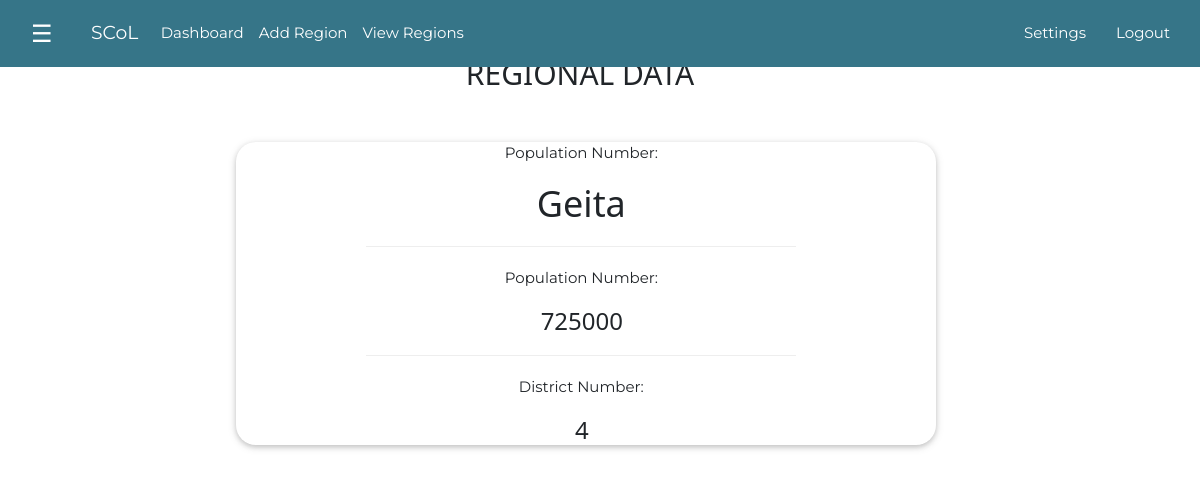
/view/21/, run on the app's committed database.
### demo_app/models.py (models this page shows, shortened)
class ourData(models.Model):
    region_list = (
        ('','Select region'),
        ('Arusha','Arusha'),
        ('Dar es Salaam','Dar es Salaam'),
        ('Dodoma','Dodoma'),
        ('Geita','Geita'),
        ('Iringa','Iringa'),('Kagera','Kagera'),
        ('Katavi','Katavi'),
        ('Kigoma','Kigoma'),
        ('Kilimanjaro','Kilimanjaro'),
        ('Lindi','Lindi'),
        ('Manyara','Manyara'),
        ('Mara','Mara'),
        ('Mbeya','Mbeya'),
        ('Morogoro','Morogoro'),
        ('Mtwara','Mtwara'),
        ('Njombe','Njombe'),
        ('Pemba North','Pemba North'),
        ('Pemba South','Pemba South'),
        ('Pwani','Pwani'),
        ('Rukwa','Rukwa'),
        ('Ruvuma','Ruvuma'),
        ('Shinyanga','Shinyanga'),
        ('Simiyu','Simiyu'),
        ('Singida','Singida'),
        ('Tabora','Tabora'),
        ('Tanga','Tanga'),
        ('Zanzibar North','Zanzibar North'),
        ('Zanzibar South','Zanzibar South'),
        ('Zanzibar Central','Zanzibar Central'),
        ('Zanzibar West','Zanzibar West')
    )
    region = models.CharField(choices = region_list, max_length=50)
    population = models.PositiveIntegerField(default = 0)
    number_of_district = models.PositiveIntegerField(default = 0)
    class Meta:
        verbose_name_plural = "Regional Lists"

### demo_app/views.py (the view)
# urls.py: path('view/<int:id>/', views.viewRegion, name='view_region'),
def viewRegion(request, id):
    get_data = get_object_or_404(ourData, pk = id)
    context = {
        'myData': get_data,
    }
    myTemplate =  'demo/viewRegion.html'
    return render(request,myTemplate,context)

### demo_app/templates/demo/viewRegion.html
{% extends 'demo/base.html' %}
{% block content%}
<div class="outer_container">
        <div class="container">
            <div class="row">
                <div class="col-md-8 offset-md-2">
                    <div class="contents">
                      <h2>REGIONAL DATA</h2>
                        <div class=" w3-card ">
                          <div class="details">
                            <label for="#h1">Population Number:</label><h1 id="h1">{{myData.region}}</h1>
                            <hr>
                            <label for="#h3">Population Number:</label><h3 id="h3">{{myData.population}}</h3>
                            <hr>
                            <label for="#h4">District Number:</label><h3 id="h4">{{myData.number_of_district}}</h3>
                          </div>
                        </div>
                      </div>
                </div>
            </div>
        </div>
    </div>
{% endblock%}

### demo_app/static/css/w3.css (style rules this page uses)
html { box-sizing:border-box }
*,*:before,*:after { box-sizing:inherit }
html { -ms-text-size-adjust:100%;-webkit-text-size-adjust:100% }
body { margin:0 }
hr { box-sizing:content-box;height:0;overflow:visible }
html,body { font-family:Verdana,sans-serif;font-size:15px;line-height:1.5 }
html { overflow-x:hidden }
h1 { font-size:36px }
h2 { font-size:30px }
h3 { font-size:24px }
h1,h2,h3,h4,h5,h6 { font-family:"Segoe UI",Arial,sans-serif;font-weight:400;margin:10px 0 }
hr { border:0;border-top:1px solid #eee;margin:20px 0 }
.w3-card,.w3-card-2 { box-shadow:0 2px 5px 0 rgba(0,0,0,0.16),0 2px 10px 0 rgba(0,0,0,0.12) }

### demo_app/static/css/style.css (style rules this page uses)
body { font-family: "Montserrat", sans-serif; transition: background-color .5s; }
.outer_container .container .row .contents { margin-left: 0px !important; margin-top: 40px !important; text-align: center; }
.outer_container .container .row .contents h2 { margin-left: -40px; }
.outer_container .container .row .contents .w3-card { margin-left: 0px !important; margin-top: 50px !important; width: 700px; padding-left: 130px; padding-right:140px; border-radius: 20px; }
.outer_container .container .row .contents .w3-card h3 { margin-left: 1px !important; }

### data on the page
ourData: region "Geita", population "725000", number_of_district "4"
